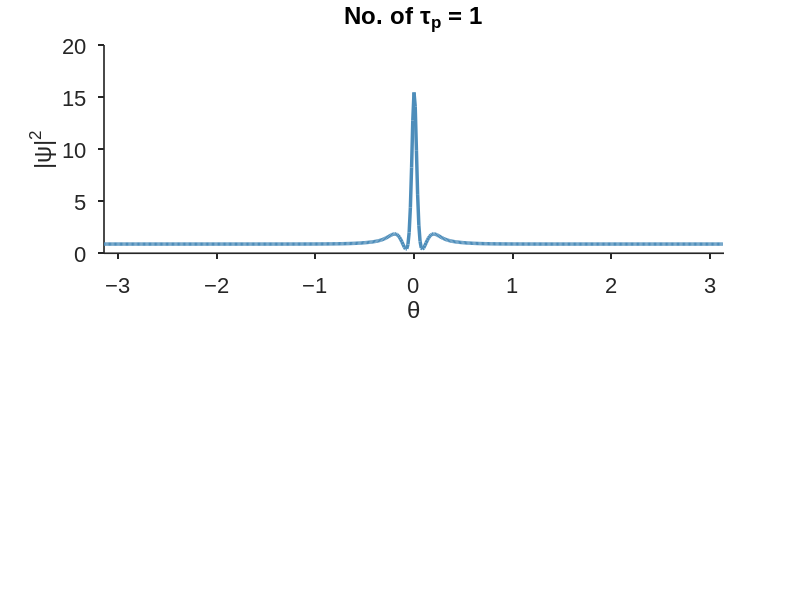

Recreate this plot in MATLAB. (Note: this script raises an error after producing the figure.)
% LLE time evolution solver using split-step Fourier method
% ----------------------------+
% Raonaqul Islam, UMBC        |
% Date started: March 2, 2025 |
% Last updated: March 9, 2025 |
% ----------------------------+

clear
clc
close

% Parameters
% -----------
alpha   = 3.2;                            % Detuning
beta    = -0.01;                          % 2nd-order dispersion parameter
F       = 2;                              % Pump amplitude
gamma   = 1;                              % Normalized nonlinear coefficient
sigma   = 1;                              % Noise variance

% Spatial domain discretization
% ------------------------------
N       = 512;                            % No. of points on axis
naxis   = (-N/2:N/2-1).';                 % General axis
dtheta  = 2*pi/N;                         % Spatial step-size
theta   = naxis*dtheta;                   % Spatial domain
dmu     = 1;                              % Mode number domain step-size
mu      = fftshift(dmu*naxis);            % Mode number domain


% Power and dispersion tuning
% ----------------------------
F_tilde = fft(F*ones(1,N)).';             % Fourier transform of power

% Time domain discretization
% ---------------------------
dt      = 1e-4;                           % Temporal step size
N_tau_p = 100;                            % No. of photon lifetimes
N_steps = N_tau_p/dt;                     % No. of steps
theta0  = zeros(N_steps,1);               % Initialize pulse-center-position array

% Generate figure to plot on
figure('Units','inches','Position',[6 4 10 8],'Color','white'); 

% Time evolution
% ---------------
psi_0   = 2*sech(5*theta);                % Initial guess

for ix = 1:N_steps

    % Nonlinear part (half-step)        
    psi_nl      = psi_0.*exp(1i.*(gamma*abs(psi_0).^2.*dt/2));

    % Linear part (full-step)
    psi_0_tilde = fft(psi_nl);    
    A_tilde     = -(1+1i*alpha)+1i*sigma*randn*mu+1i.*beta.*(mu).^2;      
    psi_l_tilde = (psi_0_tilde+F_tilde./A_tilde).*exp(A_tilde*dt)-F_tilde./A_tilde;
    psi_l       = ifft(psi_l_tilde);
    
    % Nonlinear part (half-step)
    psi_0       = psi_l;
    psi_nl2     = psi_0.*exp(1i.*(gamma*abs(psi_0).^2.*dt/2));
    psi_0       = psi_nl2; 

    % Output after one-step
    psi_out     = psi_nl2;

    % Calculate and save pulse-centroid
    I           = abs(psi_out).^2;               % Intensity
    theta0(ix)  = sum(I.*theta)/sum(I);          % Centroid
    
    % Plot solution in azimuthal domain at every photon lifetime
    if rem(ix,1/dt) == 0
        % Plot soliton pulse
        subplot(211)
        plot(theta,abs(psi_out).^2,'LineWidth',2.5,'Color','#4D8DBA')
        xlabel('\theta')
        ylabel('|\psi|^2')
        title(['No. of \tau_{p} = ' num2str(ix*dt)])
        set(gca,'FontName','Arial','FontSize',16,'LineWidth',1.2,'TickDir','Out') 
        xlim([-pi pi]);
        xticklabels(strrep(xticklabels,'-','−'))               
        box off
        xline(0,'--')
        drawnow
        % Plot position fluctuations
        subplot(212)
        plot(1:ix,theta0(1:ix),'LineWidth',2.5,'Color','#2391FF')
        xlabel('Time Step')
        ylabel('Azimuthal Position')
        set(gca,'FontName','Arial','FontSize',16,'LineWidth',1.2,'TickDir','Out')  
        box off
        yline(0,'--')
        xlim([1 N_steps])
        drawnow
    end
end
print('./figures/LLE_frep_noise','-dpng','-r600'); % Save figure 
